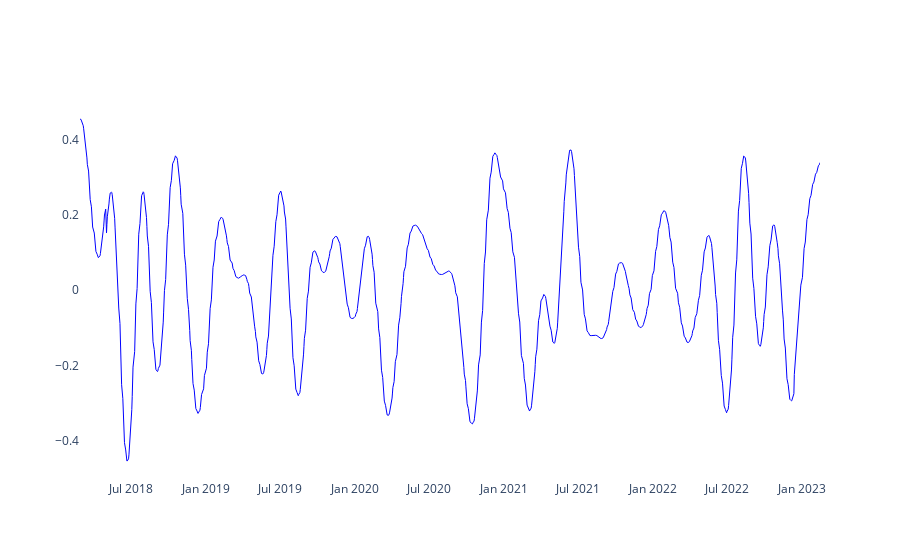

Write notebook code for a chart like this one.
### Code cell
#APLICANDO REMOÇÃO DE TENDÊNCIA SAZONAL NO GAUSSIANO DO TSI


#Instanciando o normalizador
scaler = MinMaxScaler(feature_range=(1,2))

#Transformando o gaussian tsi do ativo em um array numpy
tsi_smooth_np = np.array(smoother_tsi.smooth_data[0])

scaler.fit(tsi_smooth_np.reshape(-1,1))

tsi_scaler = scaler.transform(tsi_smooth_np.reshape(-1,1))

tsi_scaler_df = pd.DataFrame(tsi_scaler,columns=["tsi_scaler"])


#Removendo a tendência sazonal do gaussiano tsi
res = seasonal_decompose(tsi_scaler_df["tsi_scaler"], model='multiplicative', extrapolate_trend='freq',period=90)

detrended = tsi_scaler_df["tsi_scaler"].values - res.trend

detrended_df = pd.DataFrame(detrended)



tsi_np = tsi_scaler_df["tsi_scaler"].to_numpy()

tsi_np = tsi_np.reshape(1,len(tsi_np))

smoother_tsi = GaussianSmoother(n_knots=60, sigma=0.0003)
smoother_tsi.smooth(tsi_np)


fig = go.Figure()


fig.add_trace(
    go.Scatter(
        name="TSI Sem tendência",
        x=df.tail(len(resultados_tsi_sem_null)).index,
        y=detrended_df["trend"],
        line=dict(color='blue', width=1))
)

fig.update_layout(paper_bgcolor='rgba(0,0,0,0)', plot_bgcolor='rgba(0,0,0,0)')
fig.show()

### Figure 1 — Plotly figure (JSON) as saved in the notebook; plotly's stock layout.template omitted (floating-point values rounded to 4 significant figures; data arrays with more than 128 entries replaced by an {"elided": "..."} marker saying what was removed)
{"data": [{"line": {"color": "blue", "width": 1}, "name": "TSI Sem tendência", "type": "scatter", "x": {"elided": "1234 str values"}, "y": {"elided": "1234 float values"}}], "layout": {"paper_bgcolor": "rgba(0,0,0,0)", "plot_bgcolor": "rgba(0,0,0,0)"}}
